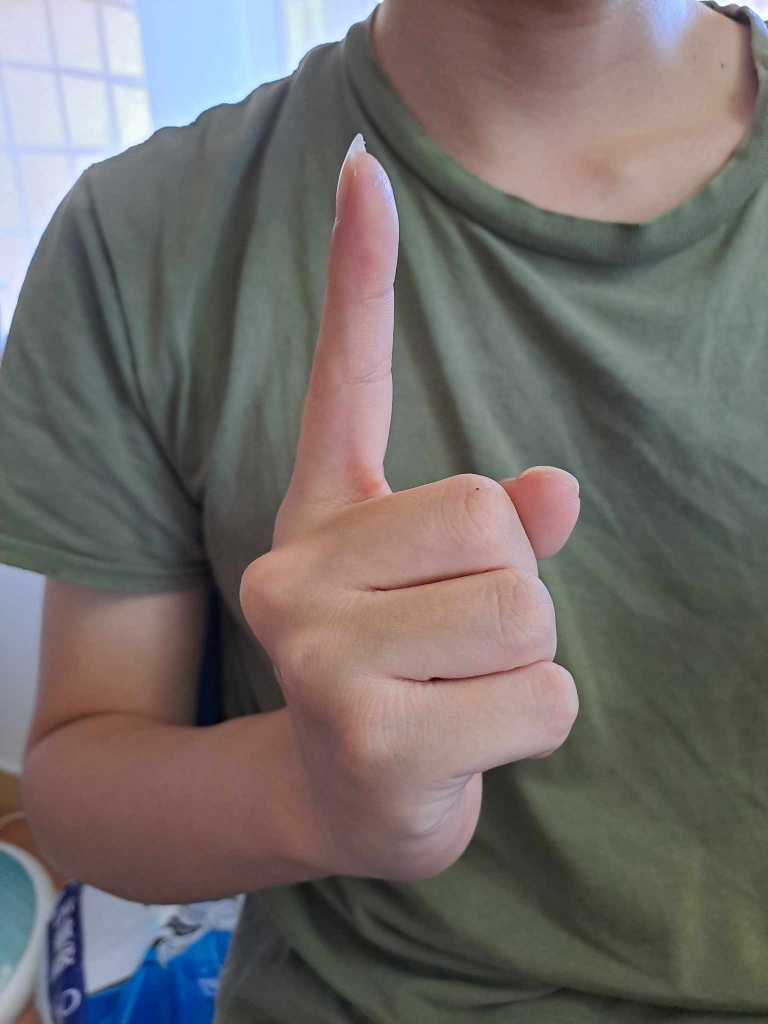
#> input picture original_images/1_1.jpg, 1536 x 2048 px (shown at 1/2 size); its folder holds only this picture in this run
$ python preprocess_images.py
#> lines starting #> are read from the running program, lines starting #| are printed output that depends on the picture
import cv2
import os

def preprocess_images(image_paths):
    preprocessed_images = []
    for image_path in image_paths:
        # 使用 cv2.imread 讀取圖片
        image = cv2.imread(image_path)
#> image is the input picture: shape (2048, 1536, 3); mean B, G, R 106.2, 108.4, 113.7

        # 將圖片尺寸調整為指定大小
        desired_width = 512
        desired_height = 512
        image = cv2.resize(image, (desired_width, desired_height))
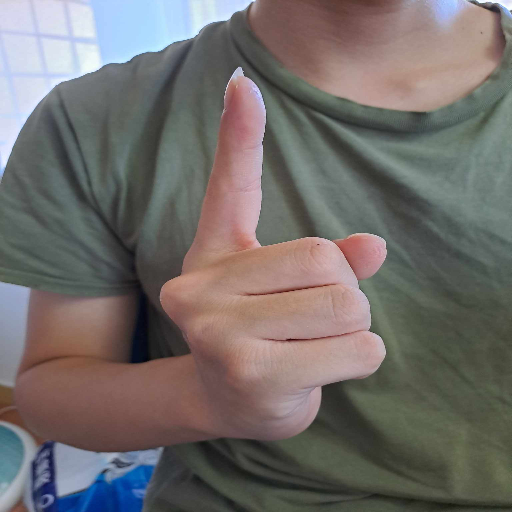
#> image: shape (512, 512, 3); mean B, G, R 106.3, 108.5, 113.8

        # 正規化圖片像素值到 0 到 1 的範圍
        image = image / 255.0

        preprocessed_images.append(image)
    return preprocessed_images

folder_path = 'original_images'
output_folder = 'preprocessed_images'

# 讀取資料夾中的圖片檔案
image_paths = []
for filename in os.listdir(folder_path):
    if filename.endswith('.jpg'):
        image_path = os.path.join(folder_path, filename)
        image_paths.append(image_path)

# 呼叫圖片預處理函數
preprocessed_images = preprocess_images(image_paths)
#> preprocessed_images = 1 item

# 檢查輸出資料夾是否存在，如果不存在則創建新的資料夾
if not os.path.exists(output_folder):
    os.makedirs(output_folder)

# 保存處理後的圖片到新資料夾
for i, image in enumerate(preprocessed_images):
    # 將像素值範圍調整為 0 到 255 的整數型態
    image = (image * 255).astype('uint8')

    output_path = os.path.join(output_folder, f'preprocessed_{i}.jpg')
    cv2.imwrite(output_path, image)
    print(f'保存圖片 {output_path}')
#> this loop made 1 pass
#| 保存圖片 preprocessed_images/preprocessed_0.jpg

print('圖片處理完成並儲存到新資料夾。')

$ run again, on original_images/1_5.jpg
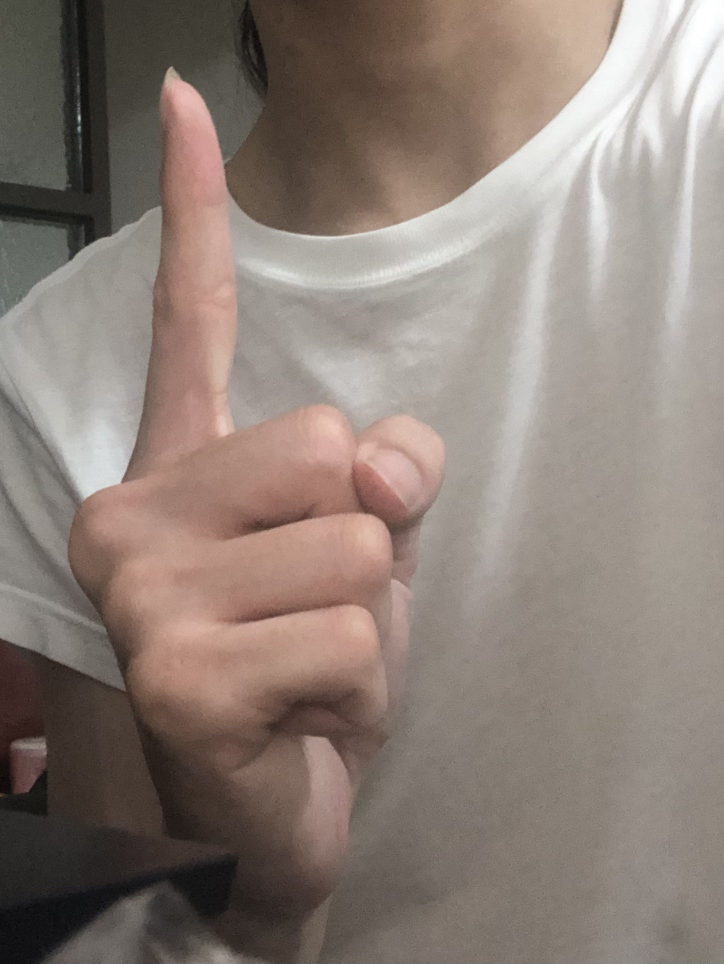
#> input picture original_images/1_5.jpg, 1448 x 1927 px (shown at 1/2 size)
#> in preprocess_images, image is the input picture: shape (1927, 1448, 3); mean B, G, R 118.6, 126.7, 139.7
#> in preprocess_images, `image = cv2.resize(image, (desired_width, desired_height))`:
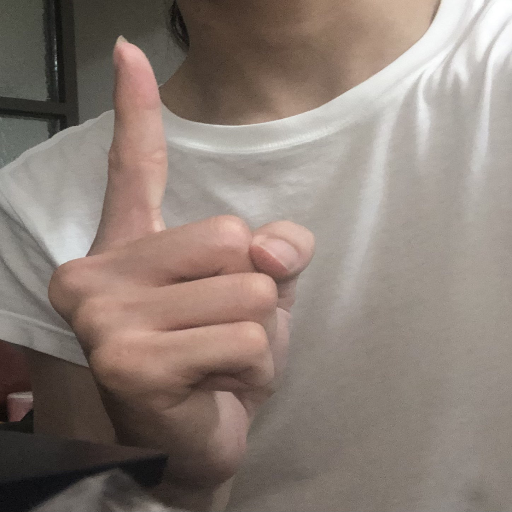
#> image: shape (512, 512, 3); mean B, G, R 118.5, 126.6, 139.6
#> preprocessed_images = 1 item
#> the loop `for i, image in enumerate(preprocessed_images):` made 1 pass
#| 保存圖片 preprocessed_images/preprocessed_0.jpg

$ run again, on original_images/1_6.jpg
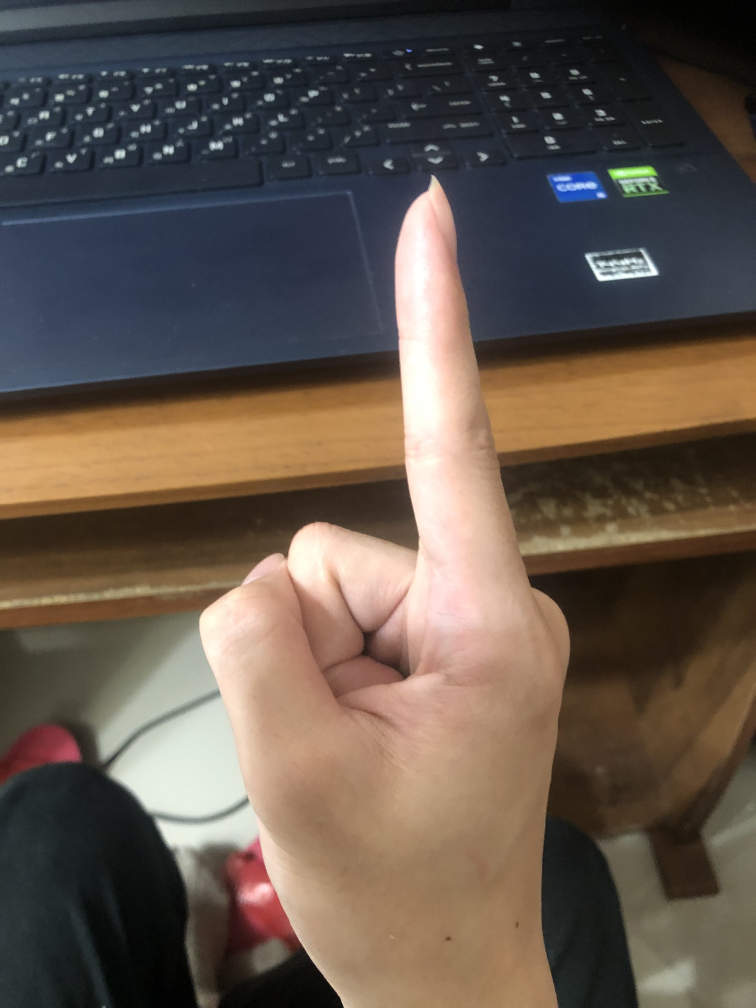
#> input picture original_images/1_6.jpg, 3024 x 4032 px (shown at 1/4 size)
#> in preprocess_images, image is the input picture: shape (4032, 3024, 3); mean B, G, R 75.7, 86.1, 98.6
#> in preprocess_images, `image = cv2.resize(image, (desired_width, desired_height))`:
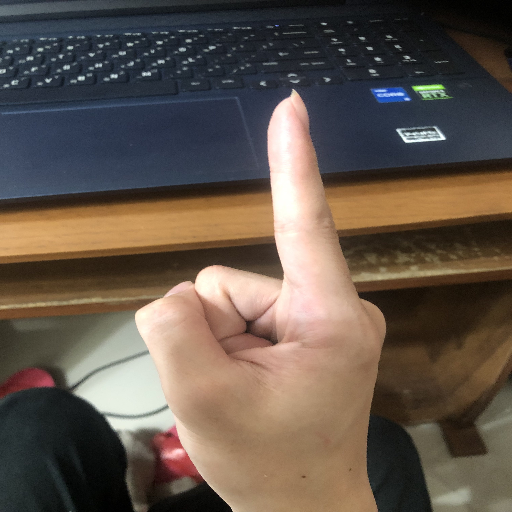
#> image: shape (512, 512, 3); mean B, G, R 75.6, 86, 98.5
#> preprocessed_images = 1 item
#> the loop `for i, image in enumerate(preprocessed_images):` made 1 pass
#| 保存圖片 preprocessed_images/preprocessed_0.jpg

$ run again, on original_images/1_7.jpg
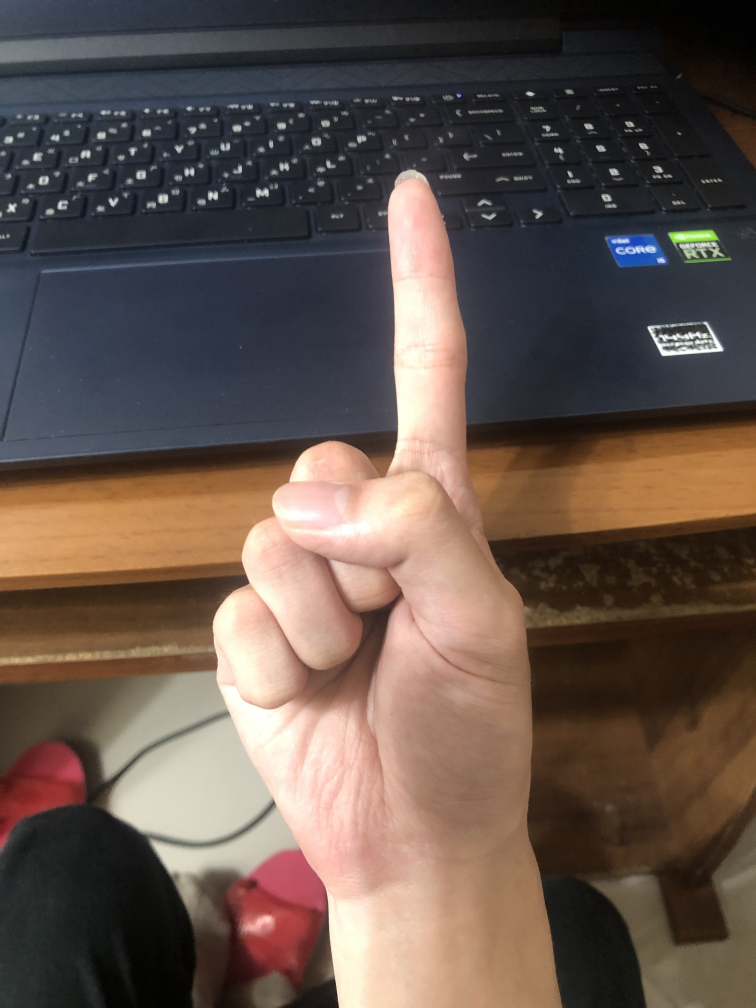
#> input picture original_images/1_7.jpg, 3024 x 4032 px (shown at 1/4 size)
#> in preprocess_images, image is the input picture: shape (4032, 3024, 3); mean B, G, R 76.1, 84.1, 99.5
#> in preprocess_images, `image = cv2.resize(image, (desired_width, desired_height))`:
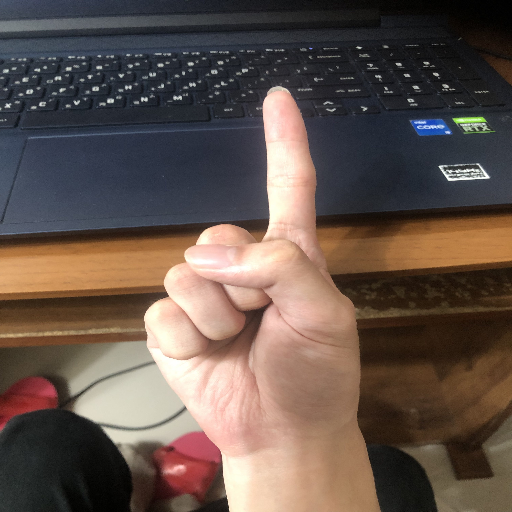
#> image: shape (512, 512, 3); mean B, G, R 76, 84, 99.4
#> preprocessed_images = 1 item
#> the loop `for i, image in enumerate(preprocessed_images):` made 1 pass
#| 保存圖片 preprocessed_images/preprocessed_0.jpg

$ run again, on original_images/1_2.jpg
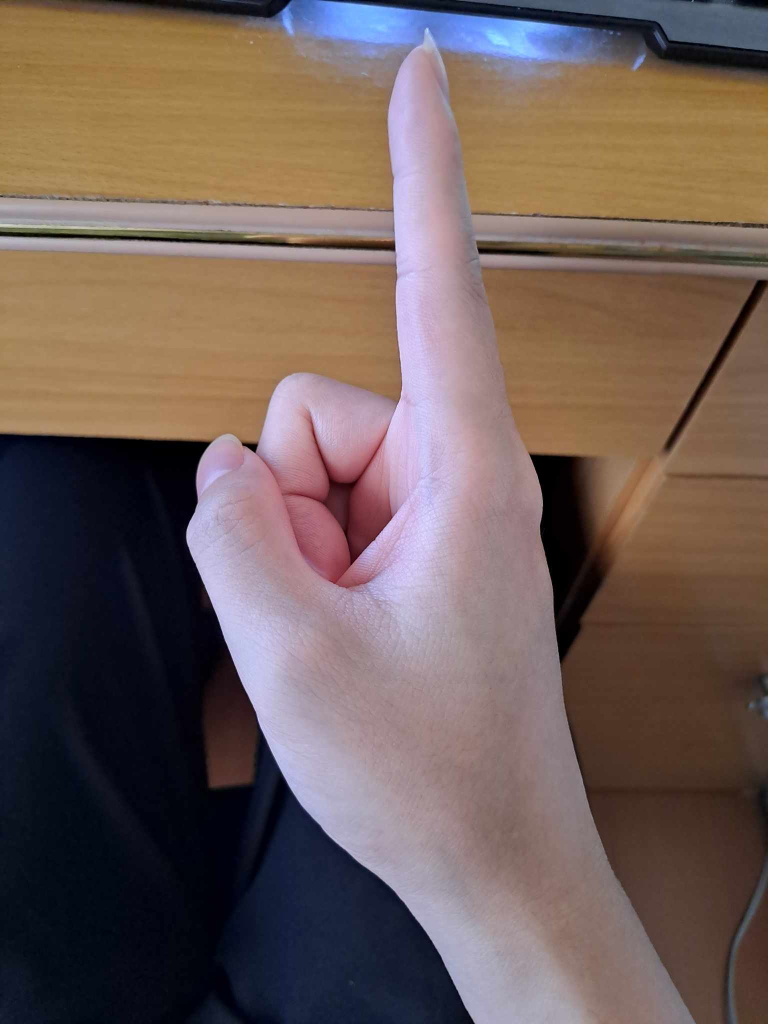
#> input picture original_images/1_2.jpg, 1536 x 2048 px (shown at 1/2 size)
#> in preprocess_images, image is the input picture: shape (2048, 1536, 3); mean B, G, R 88.8, 94.5, 112.4
#> in preprocess_images, `image = cv2.resize(image, (desired_width, desired_height))`:
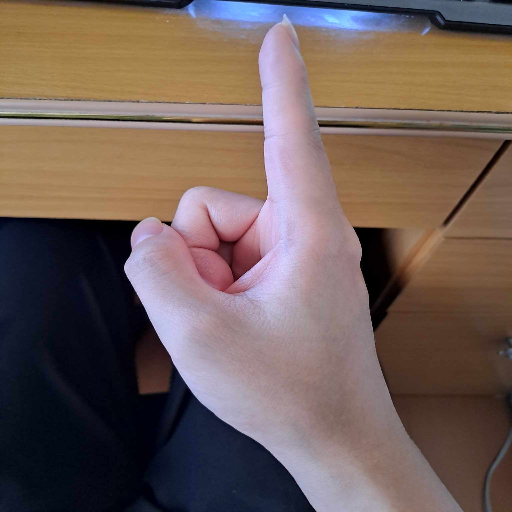
#> image: shape (512, 512, 3); mean B, G, R 88.9, 94.6, 112.5
#> preprocessed_images = 1 item
#> the loop `for i, image in enumerate(preprocessed_images):` made 1 pass
#| 保存圖片 preprocessed_images/preprocessed_0.jpg
